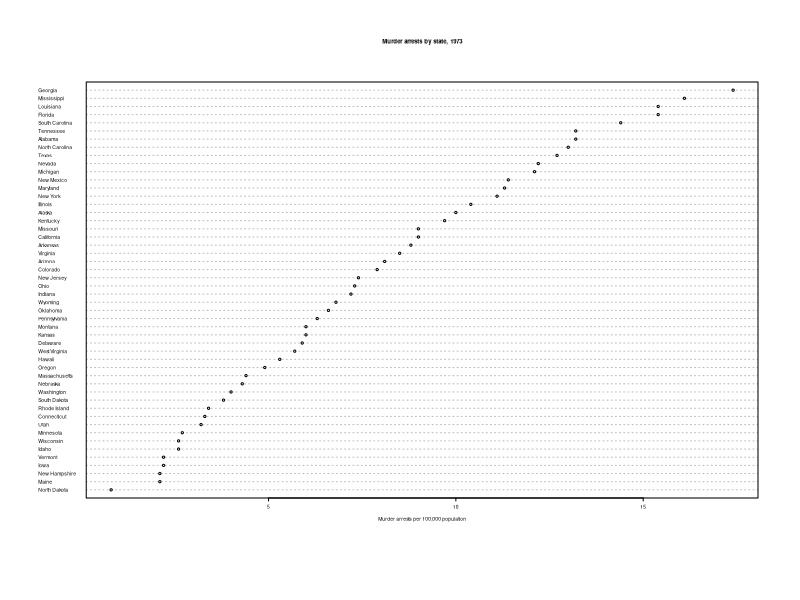

The R source for this figure:
data = USArrests[order(USArrests$Murder),]
dotchart(data$Murder, labels = row.names(data),
         cex = .3, main = "Murder arrests by state, 1973",
         xlab = "Murder arrests per 100,000 population")